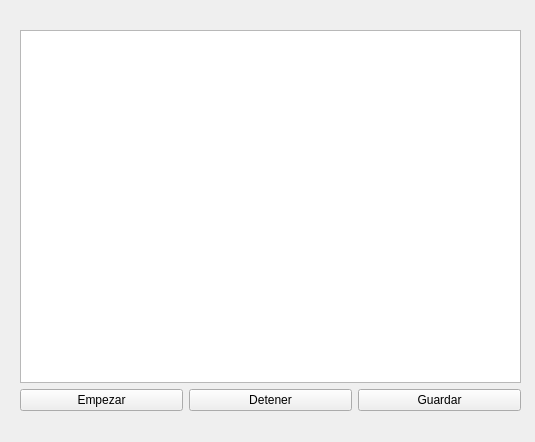
<?xml version="1.0" encoding="UTF-8"?>
<ui version="4.0">
 <class>Form</class>
 <widget class="QWidget" name="Form">
  <property name="geometry">
   <rect>
    <x>0</x>
    <y>0</y>
    <width>535</width>
    <height>442</height>
   </rect>
  </property>
  <property name="windowTitle">
   <string>Adquirir</string>
  </property>
  <widget class="QWidget" name="verticalLayoutWidget">
   <property name="geometry">
    <rect>
     <x>20</x>
     <y>30</y>
     <width>501</width>
     <height>381</height>
    </rect>
   </property>
   <layout class="QVBoxLayout" name="verticalLayout">
    <item>
     <widget class="PlotWidget" name="graphicsView"/>
    </item>
    <item>
     <layout class="QHBoxLayout" name="horizontalLayout">
      <item>
       <widget class="QPushButton" name="pushButton">
        <property name="text">
         <string>Empezar</string>
        </property>
       </widget>
      </item>
      <item>
       <widget class="QPushButton" name="pushButton_2">
        <property name="text">
         <string>Detener</string>
        </property>
       </widget>
      </item>
      <item>
       <widget class="QPushButton" name="pushButton_3">
        <property name="text">
         <string>Guardar</string>
        </property>
       </widget>
      </item>
     </layout>
    </item>
   </layout>
  </widget>
 </widget>
 <customwidgets>
  <customwidget>
   <class>PlotWidget</class>
   <extends>QGraphicsView</extends>
   <header location="global">pyqtgraph</header>
  </customwidget>
 </customwidgets>
 <resources/>
 <connections/>
</ui>
